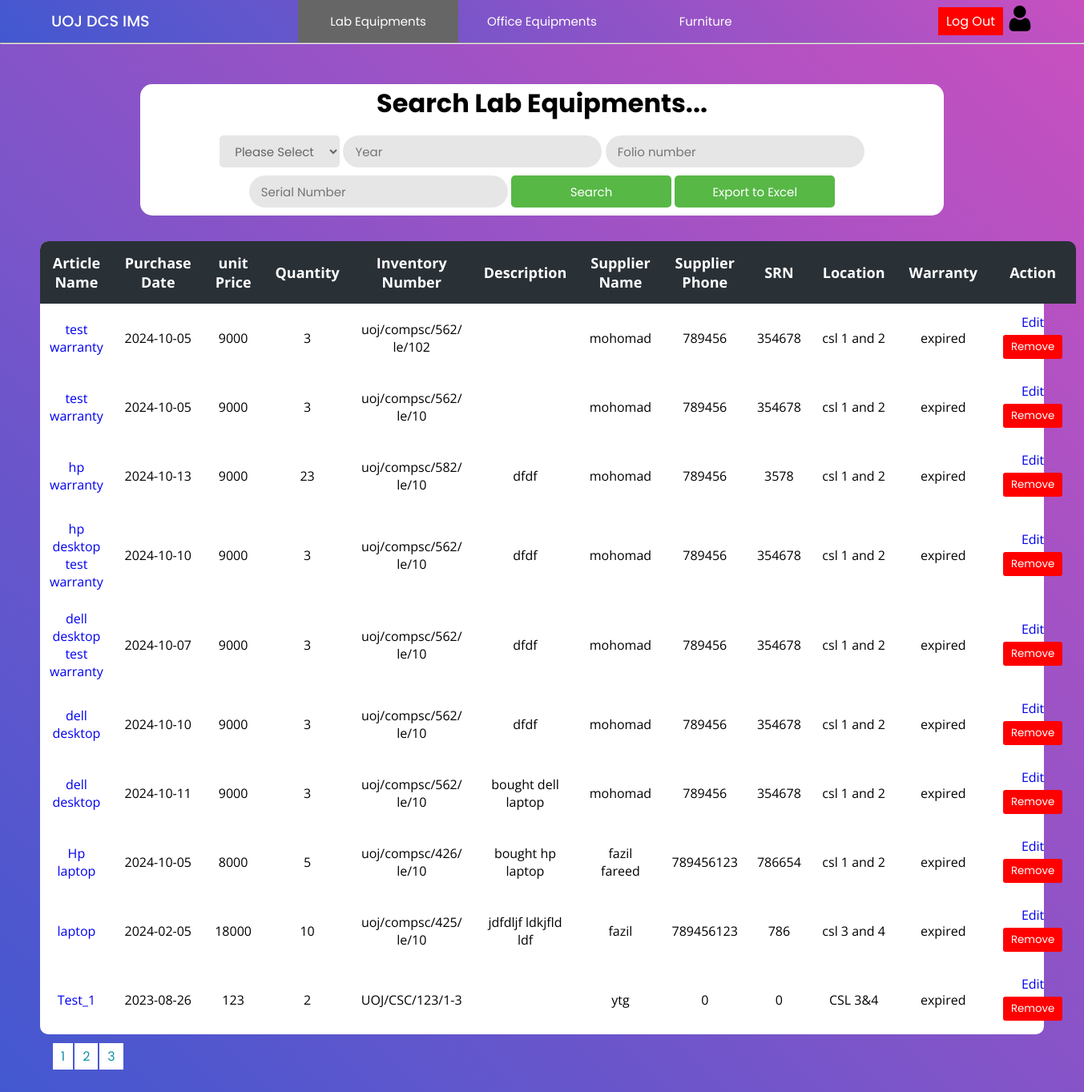
/Project/lab/lab.php (signed in), run on the app's committed database.
### tables this page shows
CREATE TABLE `invoice` (
  `invoice_id` int(11) NOT NULL,
  `name` varchar(200) NOT NULL,
  `date` date NOT NULL,
  `price` float NOT NULL,
  `quantity` int(11) NOT NULL,
  `folio_number` varchar(50) NOT NULL,
  `description` varchar(400) NOT NULL,
  `supplier_name` varchar(150) NOT NULL,
  `supplier_tt` int(15) NOT NULL,
  `srn` int(11) NOT NULL,
  `type` varchar(15) NOT NULL,
  `location` varchar(50) NOT NULL,
  `warranty` int(11) NOT NULL
);

### Project/lab/lab.php (the view, shortened to what this page needs)
<?php
    include("../config/connection.php");
    $rowsPerPage = 10;
    $page = isset($_GET['page']) ? intval($_GET['page']) : 1;
    $offset = ($page - 1) * $rowsPerPage;
    $queryinvoice = "SELECT * FROM invoice ORDER BY invoice_id DESC LIMIT $offset, $rowsPerPage";
    $totalRows = mysqli_num_rows(mysqli_query($con, "SELECT * FROM invoice"));
    $totalPages = ceil($totalRows / $rowsPerPage);
?>
<!DOCTYPE html>
<html lang="en">
<head>
    <link rel="stylesheet" href="../css/lab.css">
    <link rel="stylesheet" href="../css/main.css">
</head>
<body>
    <?php include "../header/header.php" ;?>
    <hr>
    <div class="main-container">
        <div class="container">
            <h2>Search Lab Equipments...</h2>
            <div>
                <form action="lab.php" method="post">
                    <select name="type" >
                        <option value="">Please Select</option>
                    </select>
                    <input  type="number" placeholder="Year" name="year" value="<?php if(isset($_POST['year'])){echo $_POST['year'];}?>" />
                    <input  type="text" placeholder="Folio number" name="folio" value="<?php if(isset($_POST['folio'])){echo $_POST['folio'];}?>" />
                    <input type="text" placeholder="Serial Number" name="SN" value="<?php if(isset($_POST['SN'])){echo $_POST['SN'];}?>">
                    <input class="button" type="submit"  name="search" value="Search" />
                    <input class="button" type="submit" name="export" value="Export to Excel" />
                </form>
            </div>
        </div>
        <div class="table-con">
            <table>
                <thead>
                    <tr>
                        <th>Article Name</th>
                        <th>Purchase Date</th>
                        <th>unit Price</th>
                        <th>Quantity</th>
                        <th>Inventory Number</th>
                        <th>Description</th>
                        <th>Supplier Name</th>
                        <th>Supplier Phone</th>
                        <th>SRN</th>
                        <th>Location</th>
                        <th>Warranty</th>
                        <th>Action</th>
                    </tr>
                </thead>
                <tbody>
                    <?php
                        $resultinvoice = mysqli_query($con,$queryinvoice);
                        while($rowinvoice = mysqli_fetch_assoc($resultinvoice)){
                        ?>
                            <tr>
                                <td class="name"><a href="labItems.php?searchItems=true&id=<?php echo $rowinvoice['invoice_id'] ?>"><?php echo $rowinvoice['name']?></a></td>
                                <td><?php echo $rowinvoice['date']?></td>
                                <td><?php echo $rowinvoice['price']?></td>
                                <td><?php echo $rowinvoice['quantity']?></td>
                                <td class="folio_number"><?php echo $rowinvoice['folio_number']?></td>
                                <td class="description"><?php echo $rowinvoice['description']?></td>
                                <td class="sname"><?php echo $rowinvoice['supplier_name']?></td>
                                <td><?php echo $rowinvoice['supplier_tt']?></td>
                                <td><?php echo $rowinvoice['srn']?></td>
                                <td><?php echo $rowinvoice['location']?></td>
                                <td>
                                    <?php
                                        $purchaseDate = $rowinvoice['date'];
                                        $warrantyMonths = $rowinvoice['warranty'];
                                        $purchaseDateObj = new DateTime($purchaseDate);
                                        $purchaseDateObj->modify("+$warrantyMonths months");
                                        $currentDate = new DateTime();
                                        if ($purchaseDateObj > $currentDate) {
                                            $interval = $currentDate->diff($purchaseDateObj);
                                            echo
                                            $interval->y . " years<br>"
                                            . $interval->m . " months<br>"
                                            . $interval->d . " days<br>left";
                                        } else {
                                            echo "expired";
                                        }
                                    ?>
                                </td>
                                <td>
                                    <a href="addData.php?id=<?php echo $rowinvoice['invoice_id'] ?>" >Edit</a>
                                    <form method="post" action="actionItem.php">
                                    <button class="logout" type="submit" onclick="return confirm('Are you sure to remove this record ?')">Remove</button>
                                    </form>
                                </td>
                            </tr>
                        <?php
                        }
                    ?>
                </tbody>
            </table>
        </div>
        <div class="pagination" style="margin:15px;">
        <?php
        for ($i = 1; $i <= $totalPages; $i++) {
            echo '<a href="?page=' . $i . '" style="margin:1px;background-color: #fff; color: #1690A7; border: none; padding: 5px 10px; cursor: pointer; width:5px;">' . $i . '</a>';
        }
        ?>
        </div>
    </div>
</body>
</html>

### Project/css/lab.css (style rules this page uses)
.main-container { padding: 50px; min-height: 100vh; height: fit-content; background: linear-gradient(-135deg,#c850c0,#4158d0); }
.container { text-align: center; background-color: white; border-radius: 15px; width: 80%; margin: auto; margin-bottom: 2rem; padding: 0 0 10px 0; }
h2 { font-size: 2rem; margin-bottom: 1rem; font-family: 'Poppins', sans-serif; }
select { font-size: 15px; color: #666; background: #e6e6e6; height: 40px; border-radius: 5px; padding: 0 15px 0 15px; border: none; font-family: 'Poppins', sans-serif; width: 150px; }
option { font-size: 15px; color: #666; background: #e6e6e6; height: 40px; border-radius: 5px; padding: 0 15px 0 15px; border: none; font-family: 'Poppins', sans-serif; }
.button { background :#57b846 ; color: white; cursor: pointer; height: 40px; border-radius: 5px; padding: 0 15px 0 15px; border: none; font-family: 'Poppins', sans-serif; width: 200px; margin-top: 10px; }
table { border-collapse: collapse; border-radius: 10px; overflow: hidden; max-width: 100%; margin: 0 auto; position: relative; }
.table-con { border-collapse: collapse; background: #fff; border-radius: 10px; width: auto; margin:auto; position: relative; font-family: 'Open Sans'; text-align: center; background: #fff; }
.table-con td.description { max-width: 200px; word-wrap: break-word; }
.table-con td.name { max-width: 150px; word-wrap: break-word; }
.table-con td.sname { max-width: 150px; word-wrap: break-word; }
.table-con td.folio_number { max-width: 150px; word-wrap: break-word; }
th { width: 200px; font-size:18px; background: #293036; color: white; padding: 15px; }
td { padding: 12px; }
input { font-size: 15px; color: #666; background: #e6e6e6; height: 40px; border-radius: 20px; padding: 0 15px 0 15px; border: none; font-family: 'Poppins', sans-serif; }
.logout { margin:5px;background-color: #ff0000; color: #ffffff; border: none; padding: 5px 10px; cursor: pointer; }

### Project/css/main.css (style rules this page uses)
* { margin: 0; padding: 0; text-decoration: none; box-sizing: border-box; }
:root { --bg-gradient:linear-gradient(-135deg,#c850c0,#4158d0); --bg-gray:#e6e6e6; --text-color:#666; --inp-color:#57b846; }
body { font-family: 'Poppins', sans-serif; }

### Project/css/header.css (style rules this page uses)
* { margin: 0; padding: 0; text-decoration: none; box-sizing: border-box; }
:root { --bg-gradient:linear-gradient(-135deg,#c850c0,#4158d0); --bg-gray:#e6e6e6; --text-color:#666; --inp-color:#57b846; }
body { font-family: 'Poppins', sans-serif; }
button { border: none; padding: 3px 4px ; border-radius: 3px; font-family: 'Poppins',sans-serif; margin-right: 10px; }
.logout { margin:5px;background-color: #ff0000; color: #ffffff; border: none; padding: 5px 10px; cursor: pointer; }

### data on the page
invoice: name "test warranty", date "2024-10-05", price "9000", quantity "3", folio_number "uoj/compsc/562/le/102", supplier_name "mohomad", supplier_tt "789456", srn "354678", location "csl 1 and 2", warranty "expired"
invoice: name "test warranty", date "2024-10-05", price "9000", quantity "3", folio_number "uoj/compsc/562/le/10", supplier_name "mohomad", supplier_tt "789456", srn "354678", location "csl 1 and 2", warranty "expired"
invoice: name "hp warranty", date "2024-10-13", price "9000", quantity "23", folio_number "uoj/compsc/582/le/10", description "dfdf", supplier_name "mohomad", supplier_tt "789456", srn "3578", location "csl 1 and 2", warranty "expired"
invoice: name "hp desktop test warranty", date "2024-10-10", price "9000", quantity "3", folio_number "uoj/compsc/562/le/10", description "dfdf", supplier_name "mohomad", supplier_tt "789456", srn "354678", location "csl 1 and 2", warranty "expired"
invoice: name "dell desktop test warranty", date "2024-10-07", price "9000", quantity "3", folio_number "uoj/compsc/562/le/10", description "dfdf", supplier_name "mohomad", supplier_tt "789456", srn "354678", location "csl 1 and 2", warranty "expired"
invoice: name "dell desktop", date "2024-10-10", price "9000", quantity "3", folio_number "uoj/compsc/562/le/10", description "dfdf", supplier_name "mohomad", supplier_tt "789456", srn "354678", location "csl 1 and 2", warranty "expired"
invoice: name "dell desktop", date "2024-10-11", price "9000", quantity "3", folio_number "uoj/compsc/562/le/10", description "bought dell laptop", supplier_name "mohomad", supplier_tt "789456", srn "354678", location "csl 1 and 2", warranty "expired"
invoice: name "Hp laptop", date "2024-10-05", price "8000", quantity "5", folio_number "uoj/compsc/426/le/10", description "bought hp laptop", supplier_name "fazil fareed", supplier_tt "789456123", srn "786654", location "csl 1 and 2", warranty "expired"
invoice: name "laptop", date "2024-02-05", price "18000", quantity "10", folio_number "uoj/compsc/425/le/10", description "jdfdljf ldkjfld ldf", supplier_name "fazil", supplier_tt "789456123", srn "786", location "csl 3 and 4", warranty "expired"
invoice: name "Test_1", date "2023-08-26", price "123", quantity "2", folio_number "UOJ/CSC/123/1-3", supplier_name "ytg", supplier_tt "0", srn "0", location "CSL 3&4", warranty "expired"
